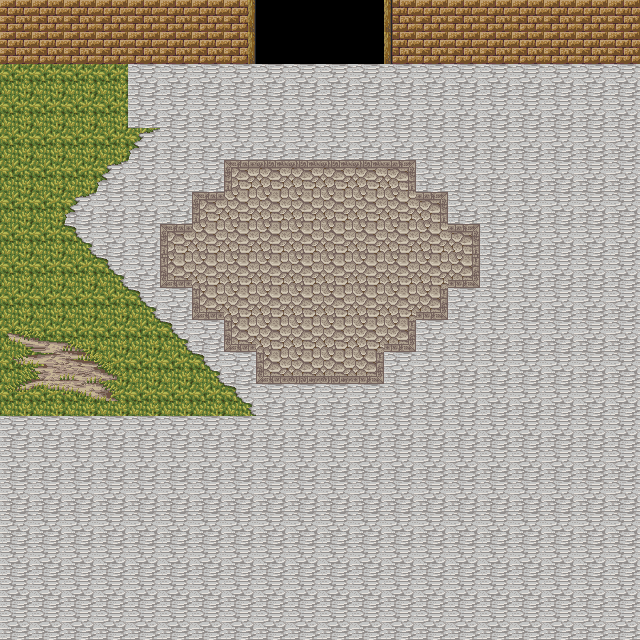

A 2D game scene composited from a Tiled map and its tileset images. What follows is a short description and the map's XML, with each tile layer's data collapsed to a summary:
An orthogonal 20x20 tile map with 32x32 px tiles, 1 tile layer (Terrain).

<map version="1.0" orientation="orthogonal" width="20" height="20" tilewidth="32" tileheight="32">
 <tileset firstgid="1" name="Mage" tilewidth="32" tileheight="32">
  <image source="../res/tileset/magecity.png" width="256" height="1450" />
 </tileset>
 <layer name="Terrain" width="20" height="20">
  <data>[400 cells, 392 non-empty, 25 distinct tile ids]</data>
 </layer>
</map>
